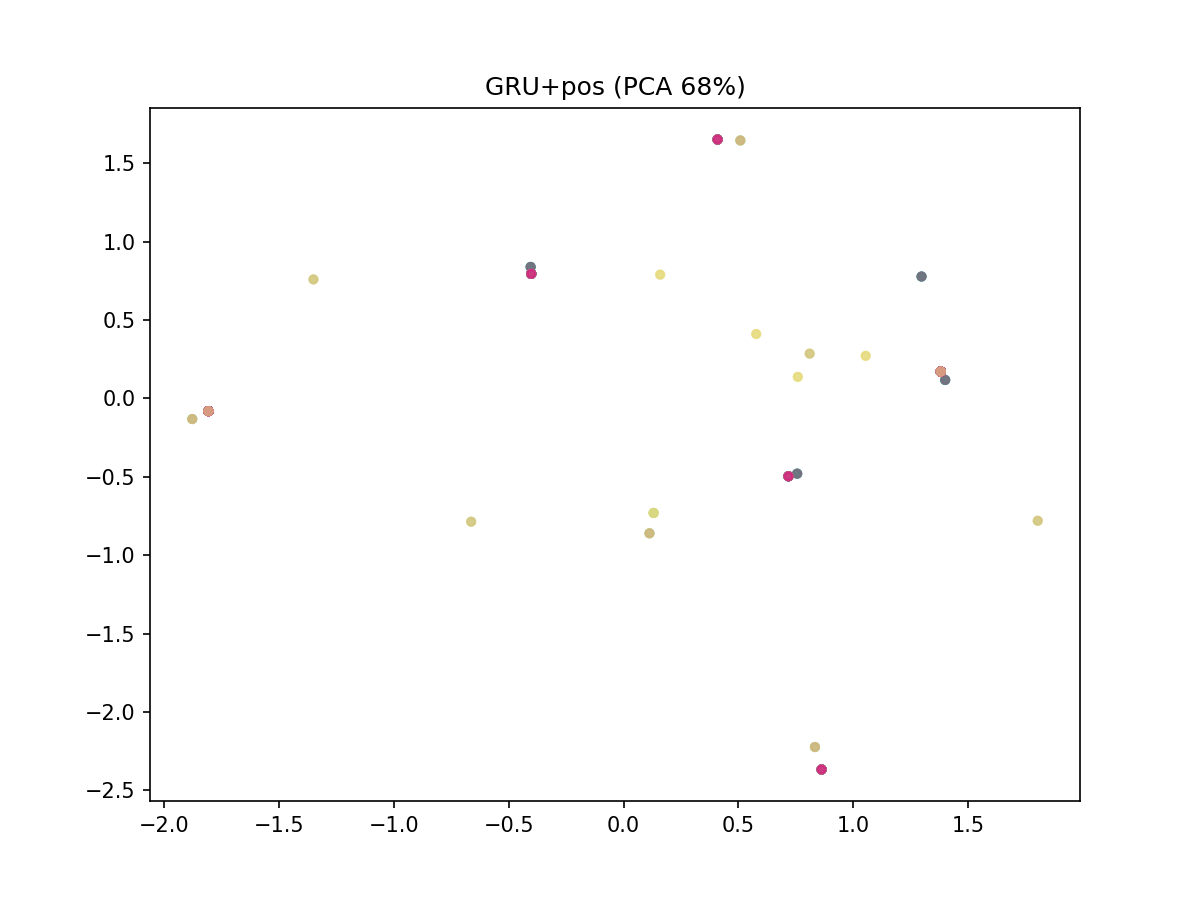

This chart was generated by the following Python code:
"""GRU maze model: predict next observation + position delta (Δy, Δx).

Position delta requires the model to understand spatial movement,
which CANNOT be solved by local pattern matching.
"""
import os, sys, random, time
import torch, torch.nn as nn, torch.nn.functional as F
import numpy as np
from tqdm import tqdm
import matplotlib
matplotlib.use('Agg')
import matplotlib.pyplot as plt
from matplotlib.colors import ListedColormap
from sklearn.decomposition import PCA

os.environ.setdefault('PYTORCH_CUDA_ALLOC_CONF', 'expandable_segments:True')
DEVICE = 'cuda' if torch.cuda.is_available() else 'cpu'
DM = 64
CELL_WALL, CELL_PATH, CELL_EXIT = 0, 1, 2
DIRS = [(0, -1), (1, 0), (0, 1), (-1, 0)]
BASE_DIR = os.path.dirname(os.path.dirname(os.path.abspath(__file__)))
print(f'Device: {DEVICE}')

def generate_maze(h=11, w=11):
    maze = np.ones((h,w), dtype=np.int32)*CELL_WALL
    start = (1,1); maze[start]=CELL_PATH; stack=[start]; rng=random.Random(42)
    while stack:
        cy,cx=stack[-1]; nbs=[]
        for dy,dx in [(-2,0),(2,0),(0,-2),(0,2)]:
            ny,nx=cy+dy,cx+dx
            if 0<ny<h-1 and 0<nx<w-1 and maze[ny,nx]==CELL_WALL: nbs.append((ny,nx))
        if nbs: ny,nx=rng.choice(nbs)
        else: stack.pop(); continue
        maze[cy+(ny-cy)//2][cx+(nx-cx)//2]=CELL_PATH
        maze[ny,nx]=CELL_PATH; stack.append((ny,nx))
    maze[h-2,w-2]=CELL_EXIT
    for dy,dx in [(-1,0),(1,0),(0,-1),(0,1)]:
        if maze[h-2+dy,w-2+dx]==CELL_WALL: maze[h-2+dy,w-2+dx]=CELL_PATH
    return maze

def get_obs(maze, pos, facing):
    obs=[]
    for i in range(4):
        dy,dx=DIRS[(facing+i)%4]; ny,nx=pos[0]+dy,pos[1]+dx
        cell=maze[ny,nx] if 0<=ny<maze.shape[0] and 0<=nx<maze.shape[1] else CELL_WALL
        o=[0,0,0]; o[cell]=1; obs.extend(o)
    return np.array(obs,dtype=np.float32)

def av_acts(maze, pos, facing):
    acts=[0,1]
    dy,dx=DIRS[facing]; ny,nx=pos[0]+dy,pos[1]+dx
    if 0<=ny<maze.shape[0] and 0<=nx<maze.shape[1] and maze[ny,nx]!=CELL_WALL: acts.append(2)
    return acts

class PosGRU(nn.Module):
    """GRU that predicts next obs + position delta."""
    def __init__(self):
        super().__init__()
        self.obs_encoder = nn.Linear(12, DM)
        self.act_embed = nn.Embedding(3, DM//2)
        self.cell = nn.GRUCell(DM + DM//2, DM)
        self.obs_predictor = nn.Linear(DM, 12)
        self.pos_predictor = nn.Linear(DM, 2)  # predict (Δy, Δx)
        
    def forward(self, obs, act, h=None):
        oe = self.obs_encoder(obs); ae = self.act_embed(act)
        inp = torch.cat([oe, ae.squeeze(1)], -1)
        if h is None: h = torch.zeros(obs.size(0), DM, device=DEVICE)
        h = self.cell(inp, h)
        pred_obs = self.obs_predictor(h)
        pred_delta = self.pos_predictor(h)
        return pred_obs, pred_delta, h

model = PosGRU().to(DEVICE)
print(f'Params: {sum(p.numel() for p in model.parameters())/1e3:.1f}K')

# ── Data with position deltas ──
ALL_MAZES = [generate_maze() for _ in range(20)]

def gen_data(n_trajs=4000, traj_len=20):
    all_obs, all_act, all_next, all_delta, all_pos = [], [], [], [], []
    for _ in range(n_trajs):
        maze = random.choice(ALL_MAZES)
        h,w = maze.shape
        pos = (random.randrange(0,h), random.randrange(0,w))
        while maze[pos]==CELL_WALL: pos=(random.randrange(0,h), random.randrange(0,w))
        facing = random.randint(0,3)
        for _ in range(traj_len):
            o = get_obs(maze,pos,facing)
            all_obs.append(o); all_pos.append(pos)
            acts = av_acts(maze,pos,facing)
            act = random.choice(acts)
            old_pos = pos
            if act==2:
                dy,dx=DIRS[facing]; ny,nx=pos[0]+dy,pos[1]+dx
                if 0<=ny<h and 0<=nx<w and maze[ny,nx]!=CELL_WALL: pos=(ny,nx)
            elif act==0: facing=(facing-1)%4
            else: facing=(facing+1)%4
            delta = (pos[0]-old_pos[0], pos[1]-old_pos[1])
            all_act.append(act)
            all_next.append(get_obs(maze,pos,facing))
            all_delta.append(delta)
    return (torch.tensor(np.array(all_obs),device=DEVICE).float(),
            torch.tensor(all_act,device=DEVICE).long(),
            torch.tensor(np.array(all_next),device=DEVICE).float(),
            torch.tensor(all_delta,device=DEVICE).float())

OBS, ACT, NXT, DELTA = gen_data()
N_SAMPLES = OBS.size(0)
print(f'Data: {N_SAMPLES} transitions')
print(f'Delta range: y=[{DELTA[:,0].min().item():.0f},{DELTA[:,0].max().item():.0f}] '
      f'x=[{DELTA[:,1].min().item():.0f},{DELTA[:,1].max().item():.0f}]')

# ════════════════════════════════════════
# Train
# ════════════════════════════════════════

BSZ, N_STEPS = 256, 8000
opt = torch.optim.AdamW(model.parameters(), lr=3e-3)
sched = torch.optim.lr_scheduler.CosineAnnealingLR(opt, N_STEPS)
TEST_MAZE = generate_maze(13, 13)

POS_WEIGHT = 0.5  # weight for position loss

model.train()
pbar = tqdm(range(N_STEPS))
t0 = time.time()

for step in pbar:
    idx = torch.randint(0, N_SAMPLES-BSZ, (BSZ,))
    obs = OBS[idx]; act = ACT[idx]; nxt = NXT[idx]; delta = DELTA[idx]
    
    pred_obs, pred_delta, _ = model(obs, act)
    obs_loss = F.mse_loss(pred_obs, nxt)
    pos_loss = F.mse_loss(pred_delta, delta)
    loss = obs_loss + POS_WEIGHT * pos_loss
    
    opt.zero_grad(); loss.backward()
    torch.nn.utils.clip_grad_norm_(model.parameters(), 5.0)
    opt.step(); sched.step()
    
    if step % 1000 == 0:
        model.eval()
        with torch.no_grad():
            idx_t = torch.randint(0, N_SAMPLES-256, (256,))
            po, pd, _ = model(OBS[idx_t], ACT[idx_t])
            ol = F.mse_loss(po, NXT[idx_t]).item()
            pl = F.mse_loss(pd, DELTA[idx_t]).item()
            acc = (po.round().clamp(0,1) == NXT[idx_t]).float().mean().item()
            
            # Full maze state encoding
            states = {}
            for y in range(TEST_MAZE.shape[0]):
                for x in range(TEST_MAZE.shape[1]):
                    if TEST_MAZE[y,x]==CELL_WALL: continue
                    for f in range(4):
                        o = get_obs(TEST_MAZE,(y,x),f)
                        ot = torch.from_numpy(o).float().unsqueeze(0).to(DEVICE)
                        _, _, h = model(ot, torch.tensor([[2]], device=DEVICE))
                        states[(y,x,f)] = h.squeeze(0).cpu().numpy()
            
            keys = list(states.keys())
            vecs = np.array([states[k] for k in keys])
            adj_d, rand_d = [], []
            for i in range(len(keys)):
                for j in range(i+1, len(keys)):
                    k1,k2 = keys[i], keys[j]
                    md = abs(k1[0]-k2[0]) + abs(k1[1]-k2[1])
                    d = np.linalg.norm(vecs[i]-vecs[j])
                    if md == 1: adj_d.append(d)
                    elif md > 4: rand_d.append(d)
            ratio = np.mean(rand_d)/max(np.mean(adj_d),1e-8) if adj_d and rand_d else 1.0
        
        model.train()
        pbar.set_postfix(ol=f'{ol:.4f}', pl=f'{pl:.4f}',
                         acc=f'{acc*100:.0f}%', ratio=f'{ratio:.2f}x')

print(f'Train: {(time.time()-t0)/60:.1f}min')

# ════════════════════════════════════════
# Final eval
# ════════════════════════════════════════

print('\n=== Final ===')
model.eval()
with torch.no_grad():
    states = {}
    for y in range(TEST_MAZE.shape[0]):
        for x in range(TEST_MAZE.shape[1]):
            if TEST_MAZE[y,x]==CELL_WALL: continue
            for f in range(4):
                o = get_obs(TEST_MAZE,(y,x),f)
                ot = torch.from_numpy(o).float().unsqueeze(0).to(DEVICE)
                _, _, h = model(ot, torch.tensor([[2]], device=DEVICE))
                states[(y,x,f)] = h.squeeze(0).cpu().numpy()
    
    keys = list(states.keys())
    vecs = np.array([states[k] for k in keys])
    adj_d, rand_d = [], []
    for i in range(len(keys)):
        for j in range(i+1, len(keys)):
            k1,k2 = keys[i], keys[j]
            md = abs(k1[0]-k2[0]) + abs(k1[1]-k2[1])
            d = np.linalg.norm(vecs[i]-vecs[j])
            if md == 1: adj_d.append(d)
            elif md > 4: rand_d.append(d)
    
    print(f'  State ratio: {np.mean(rand_d)/max(np.mean(adj_d),1e-8):.2f}x')
    print(f'  (GRU without pos: 1.00x | GRU with pos: ?? )')
    
    # PCA
    pca = PCA(n_components=2)
    s2d = pca.fit_transform(vecs)
    fig, ax = plt.subplots(figsize=(8,6))
    colors = [(k[0]/13, k[1]/13, 0.5) for k in keys]
    ax.scatter(s2d[:,0], s2d[:,1], c=colors, s=15, alpha=0.7)
    ax.set_title(f'GRU+pos (PCA {pca.explained_variance_ratio_.sum():.0%})')
    plt.savefig(os.path.join(BASE_DIR, 'experiments', 'maze_position.png'), dpi=150)
    print('  Saved maze_position.png')

    # Position delta prediction accuracy
    idx_test = torch.randint(0, N_SAMPLES-256, (256,))
    _, pd, _ = model(OBS[idx_test], ACT[idx_test])
    pd_acc = ((pd - DELTA[idx_test]).abs() < 0.5).float().mean().item()
    print(f'  Pos delta acc (within 0.5): {pd_acc*100:.1f}%')

torch.save({'model': model.state_dict()}, os.path.join(BASE_DIR, 'checkpoints', 'maze_position.pt'))
print('Done.')
